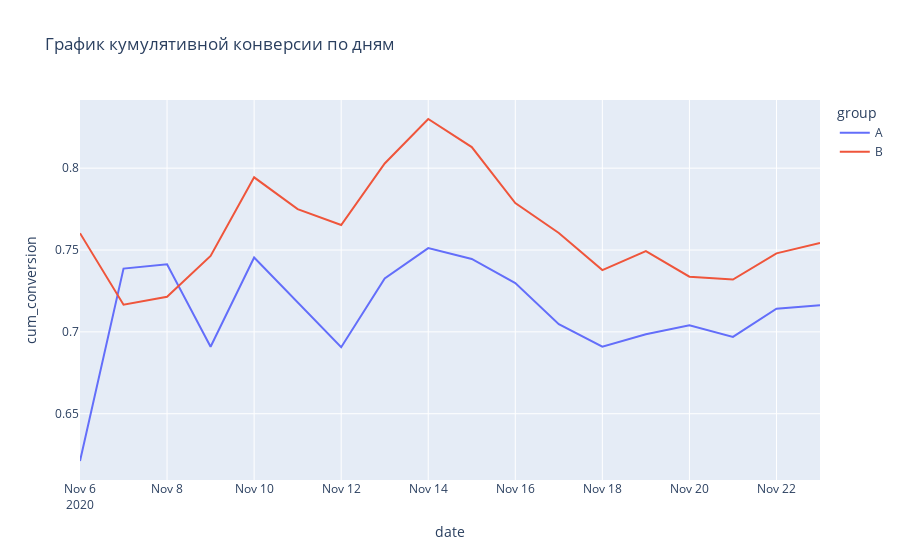

The notebook cell this image was saved under:
### Code cell
fig = px.line(
    data_frame= daily_sample,
    x='date',
    y='cum_conversion',
    color='group',
    title= 'График кумулятивной конверсии по дням'
)
fig.show()

### Figure 1 — Plotly figure (JSON) as saved in the notebook; plotly's stock layout.template omitted (floating-point values rounded to 4 significant figures)
{"data": [{"hovertemplate": "group=A<br>date=%{x}<br>cum_conversion=%{y}<extra></extra>", "legendgroup": "A", "line": {"color": "#636efa", "dash": "solid"}, "marker": {"symbol": "circle"}, "mode": "lines", "name": "A", "orientation": "v", "showlegend": true, "type": "scatter", "x": ["2020-11-06T00:00:00", "2020-11-07T00:00:00", "2020-11-08T00:00:00", "2020-11-09T00:00:00", "2020-11-10T00:00:00", "2020-11-11T00:00:00", "2020-11-12T00:00:00", "2020-11-13T00:00:00", "2020-11-14T00:00:00", "2020-11-15T00:00:00", "2020-11-16T00:00:00", "2020-11-17T00:00:00", "2020-11-18T00:00:00", "2020-11-19T00:00:00", "2020-11-20T00:00:00", "2020-11-21T00:00:00", "2020-11-22T00:00:00", "2020-11-23T00:00:00"], "xaxis": "x", "y": [0.6211, 0.7386, 0.7413, 0.6909, 0.7455, 0.7179, 0.6906, 0.7326, 0.7511, 0.7445, 0.7298, 0.7047, 0.691, 0.6985, 0.7041, 0.6969, 0.7141, 0.7162], "yaxis": "y"}, {"hovertemplate": "group=B<br>date=%{x}<br>cum_conversion=%{y}<extra></extra>", "legendgroup": "B", "line": {"color": "#EF553B", "dash": "solid"}, "marker": {"symbol": "circle"}, "mode": "lines", "name": "B", "orientation": "v", "showlegend": true, "type": "scatter", "x": ["2020-11-06T00:00:00", "2020-11-07T00:00:00", "2020-11-08T00:00:00", "2020-11-09T00:00:00", "2020-11-10T00:00:00", "2020-11-11T00:00:00", "2020-11-12T00:00:00", "2020-11-13T00:00:00", "2020-11-14T00:00:00", "2020-11-15T00:00:00", "2020-11-16T00:00:00", "2020-11-17T00:00:00", "2020-11-18T00:00:00", "2020-11-19T00:00:00", "2020-11-20T00:00:00", "2020-11-21T00:00:00", "2020-11-22T00:00:00", "2020-11-23T00:00:00"], "xaxis": "x", "y": [0.7603, 0.7166, 0.7214, 0.7464, 0.7944, 0.775, 0.7653, 0.8028, 0.83, 0.8129, 0.7787, 0.7604, 0.7378, 0.7494, 0.7337, 0.7319, 0.748, 0.7543], "yaxis": "y"}], "layout": {"legend": {"title": {"text": "group"}, "tracegroupgap": 0}, "title": {"text": "График кумулятивной конверсии по дням"}, "xaxis": {"anchor": "y", "domain": [0, 1], "title": {"text": "date"}}, "yaxis": {"anchor": "x", "domain": [0, 1], "title": {"text": "cum_conversion"}}}}
